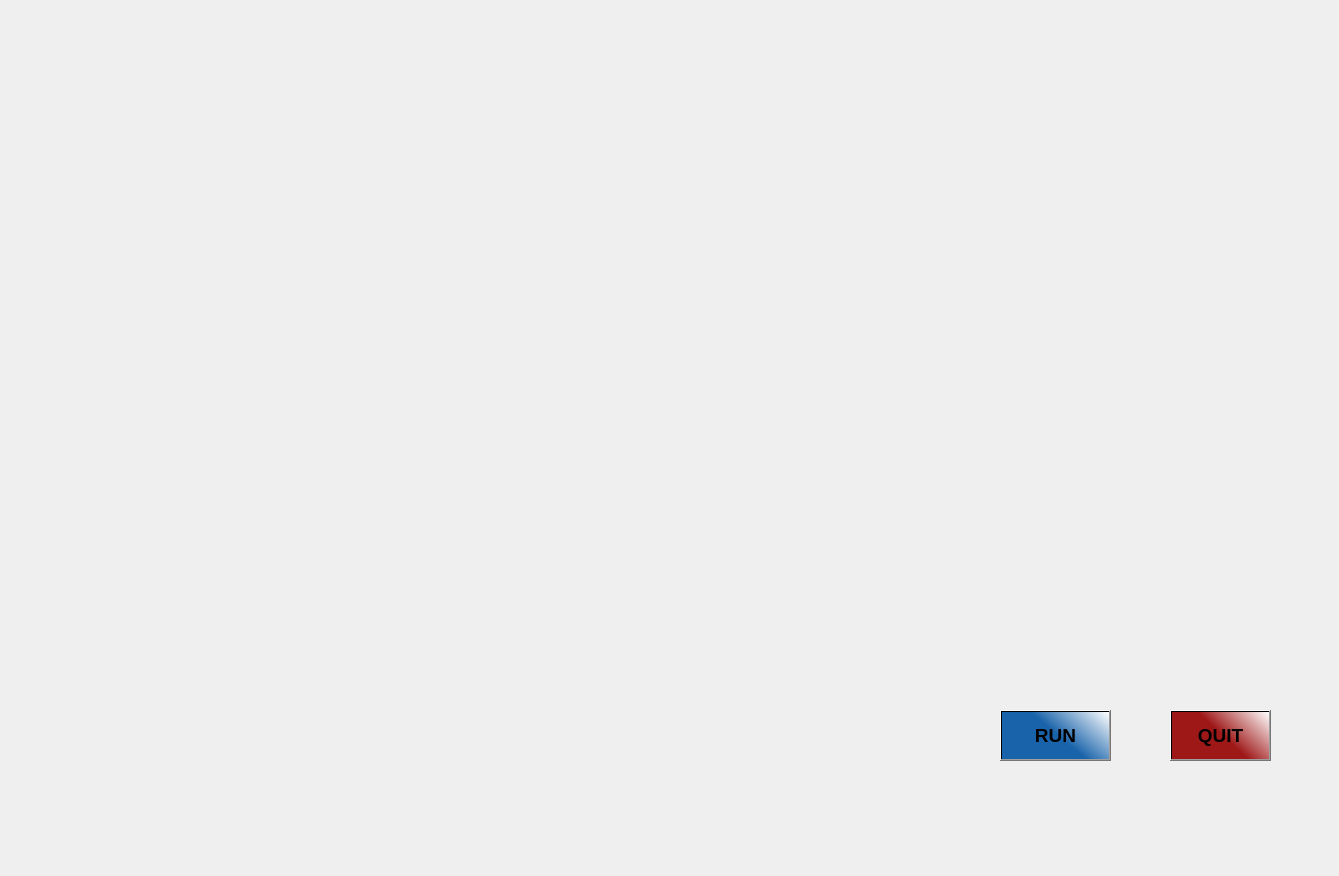
<?xml version="1.0" encoding="UTF-8"?>
<ui version="4.0">
 <class>jarvisUI</class>
 <widget class="QMainWindow" name="jarvisUI">
  <property name="geometry">
   <rect>
    <x>0</x>
    <y>0</y>
    <width>1339</width>
    <height>876</height>
   </rect>
  </property>
  <property name="windowTitle">
   <string>MainWindow</string>
  </property>
  <widget class="QWidget" name="centralwidget">
   <widget class="QPushButton" name="pushButton">
    <property name="geometry">
     <rect>
      <x>1170</x>
      <y>710</y>
      <width>101</width>
      <height>51</height>
     </rect>
    </property>
    <property name="font">
     <font>
      <pointsize>14</pointsize>
      <weight>75</weight>
      <bold>true</bold>
     </font>
    </property>
    <property name="styleSheet">
     <string notr="true">color: rgb(0, 0, 0);
background-color: qlineargradient(spread:pad, x1:0.418, y1:0.301136, x2:1, y2:0, stop:0 rgba(150, 0, 0, 229), stop:1 rgba(255, 255, 255, 255));</string>
    </property>
    <property name="text">
     <string>QUIT</string>
    </property>
   </widget>
   <widget class="QPushButton" name="pushButton_2">
    <property name="geometry">
     <rect>
      <x>1000</x>
      <y>710</y>
      <width>111</width>
      <height>51</height>
     </rect>
    </property>
    <property name="font">
     <font>
      <pointsize>14</pointsize>
      <weight>75</weight>
      <bold>true</bold>
     </font>
    </property>
    <property name="styleSheet">
     <string notr="true">color: rgb(0, 0, 0);
background-color: qlineargradient(spread:pad, x1:0.418, y1:0.301136, x2:1, y2:0, stop:0 rgba(0, 83, 162, 229), stop:1 rgba(255, 255, 255, 255));</string>
    </property>
    <property name="text">
     <string>RUN</string>
    </property>
   </widget>
   <widget class="QTextBrowser" name="textBrowser">
    <property name="geometry">
     <rect>
      <x>40</x>
      <y>60</y>
      <width>321</width>
      <height>71</height>
     </rect>
    </property>
    <property name="font">
     <font>
      <pointsize>14</pointsize>
      <weight>75</weight>
      <bold>true</bold>
     </font>
    </property>
    <property name="styleSheet">
     <string notr="true">border-color: qlineargradient(spread:pad, x1:0.418, y1:0.301, x2:1, y2:0, stop:0 rgba(150, 0, 0, 229), stop:1 rgba(255, 255, 255, 255));
background:transparent;
</string>
    </property>
   </widget>
   <widget class="QTextBrowser" name="textBrowser_2">
    <property name="geometry">
     <rect>
      <x>390</x>
      <y>60</y>
      <width>321</width>
      <height>71</height>
     </rect>
    </property>
    <property name="font">
     <font>
      <pointsize>14</pointsize>
      <weight>75</weight>
      <bold>true</bold>
     </font>
    </property>
    <property name="styleSheet">
     <string notr="true">border-color: qlineargradient(spread:pad, x1:0.418, y1:0.301, x2:1, y2:0, stop:0 rgba(150, 0, 0, 229), stop:1 rgba(255, 255, 255, 255));
background:transparent;
</string>
    </property>
   </widget>
   <widget class="QLabel" name="label">
    <property name="geometry">
     <rect>
      <x>-10</x>
      <y>-90</y>
      <width>1351</width>
      <height>971</height>
     </rect>
    </property>
    <property name="text">
     <string/>
    </property>
    <property name="pixmap">
     <pixmap>../../Documents/Pictures/Black_Template.jpg</pixmap>
    </property>
    <property name="scaledContents">
     <bool>true</bool>
    </property>
   </widget>
   <widget class="QLabel" name="label_2">
    <property name="geometry">
     <rect>
      <x>440</x>
      <y>320</y>
      <width>431</width>
      <height>271</height>
     </rect>
    </property>
    <property name="text">
     <string/>
    </property>
    <property name="pixmap">
     <pixmap>../../Documents/Pictures/speaker.gif</pixmap>
    </property>
   </widget>
   <zorder>label</zorder>
   <zorder>pushButton</zorder>
   <zorder>pushButton_2</zorder>
   <zorder>textBrowser</zorder>
   <zorder>textBrowser_2</zorder>
   <zorder>label_2</zorder>
  </widget>
 </widget>
 <resources/>
 <connections/>
</ui>
